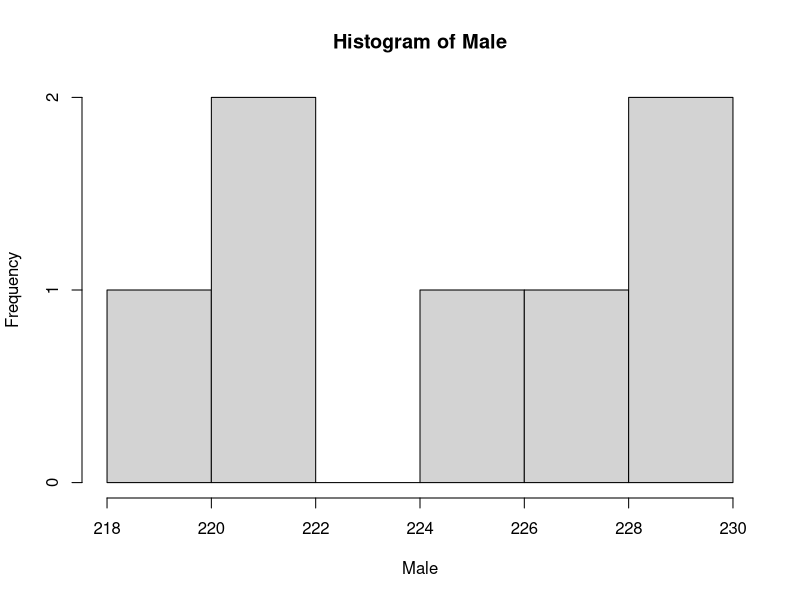
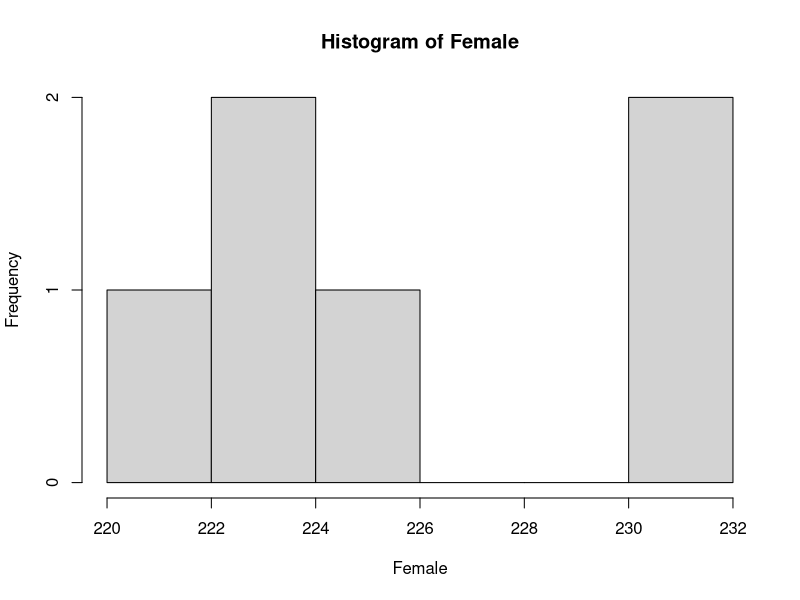
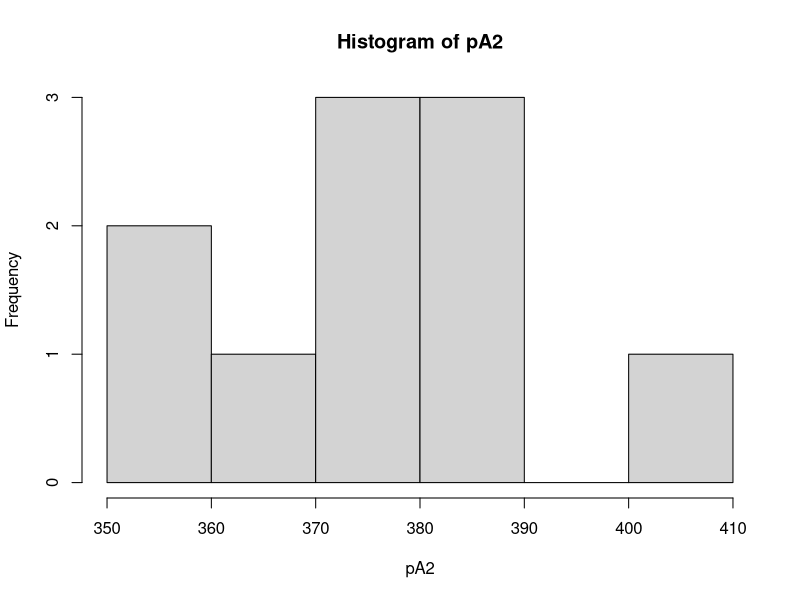
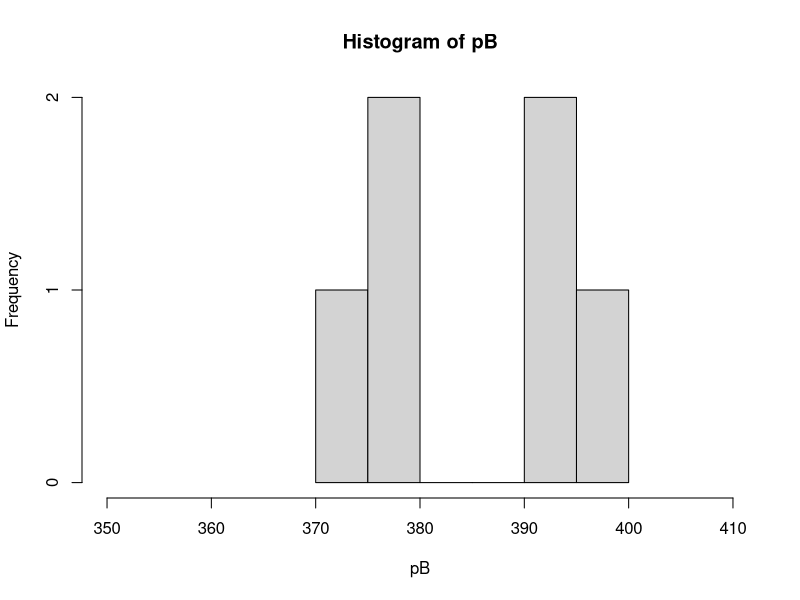

Here is the R script that generated these plots, in order:
#Assignment 2

#1

Scores=c(90,95,89,71,73,96,87,95,107,89,96,80,97,95,102,97,93,101,82,83,74,91,83,98,95,111,99,120,93,84)

#a
mean(Scores)
sd(Scores)

#b
#I cannot sure, because it is for sample things.

#c
SE<-sd(Scores)/sqrt(length(Scores))
SE

#d The spread of the sampling distribution of the sample mean. 95% of sample including true mmean

#e 2SE approximation rule

t.test(Scores)

#	One Sample t-test

#data:  Scores
#t = 46.647, df = 29, p-value < 2.2e-16
#alternative hypothesis: true mean is not equal to 0
#95 percent confidence interval:
#  88.15754 96.24246
#sample estimates:
#  mean of x 
#92.2 

#2

Male=c(220.1,218.6,229.6,228.8,222.0,224.1,226.5)
Female=c(223.4,221.5,230.2,224.3,223.8,230.8)

hist(Male)
hist(Female)

mean(Male)
mean(Female)
sd(Male)
sd(Female)

t.test(Male,Female)

#	Welch Two Sample t-test
#data:  Male and Female
#t = -0.63184, df = 10.942, p-value = 0.5405
#alternative hypothesis: true difference in means is not equal to 0
#95 percent confidence interval:
#  -6.386747  3.539128
#sample estimates:
#  mean of x mean of y 
#224.2429  225.6667 

#3

# (a) This is false.  The p-value is not about the size.
# (b) True.  The null hypothesis was rejected so there were some effect.
# (c) False. a Type I error is determined by alpha. alpha was set to 0.05.
# (d) False, a Type II error depended on the effect size, and we can not know in this case
# (e) True

#4

pA <- c(248,236,269,254,249,251,260,245,239,255)
pB <- c(380,391,377,392,398,374)
pA2 <- 1.5*pA 

hist(pA2,xlim=c(350,410))
hist(pB,xlim=c(350,410))

t.test(pA2,pB)
# Ho = pA cells have 1.5*pB
# Ha = pA cells don't have 1.5*pB

# answer: p-value = 0.15 so do not reject Ho